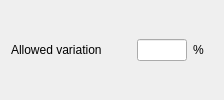
                    <widget class="QWidget" name="widget_stabTolFrequency_allowedVariation_SSI" native="true">
                     <property name="sizePolicy">
                      <sizepolicy hsizetype="Fixed" vsizetype="Fixed">
                       <horstretch>0</horstretch>
                       <verstretch>0</verstretch>
                      </sizepolicy>
                     </property>
                     <property name="minimumSize">
                      <size>
                       <width>100</width>
                       <height>0</height>
                      </size>
                     </property>
                     <layout class="QHBoxLayout" name="horizontalLayout_40">
                      <property name="topMargin">
                       <number>0</number>
                      </property>
                      <property name="bottomMargin">
                       <number>0</number>
                      </property>
                      <item>
                       <widget class="QLabel" name="label_stabTolFrequency_allowedVariation_SSI">
                        <property name="sizePolicy">
                         <sizepolicy hsizetype="Fixed" vsizetype="Fixed">
                          <horstretch>0</horstretch>
                          <verstretch>0</verstretch>
                         </sizepolicy>
                        </property>
                        <property name="minimumSize">
                         <size>
                          <width>120</width>
                          <height>0</height>
                         </size>
                        </property>
                        <property name="toolTip">
                         <string/>
                        </property>
                        <property name="toolTipDuration">
                         <number>0</number>
                        </property>
                        <property name="text">
                         <string>Allowed variation</string>
                        </property>
                        <property name="alignment">
                         <set>Qt::AlignJustify|Qt::AlignVCenter</set>
                        </property>
                       </widget>
                      </item>
                      <item alignment="Qt::AlignLeft">
                       <widget class="QLineEdit" name="lineEdit_stabTolFrequency_allowedVariation_SSI">
                        <property name="enabled">
                         <bool>true</bool>
                        </property>
                        <property name="sizePolicy">
                         <sizepolicy hsizetype="Fixed" vsizetype="Fixed">
                          <horstretch>0</horstretch>
                          <verstretch>0</verstretch>
                         </sizepolicy>
                        </property>
                        <property name="minimumSize">
                         <size>
                          <width>30</width>
                          <height>0</height>
                         </size>
                        </property>
                        <property name="maximumSize">
                         <size>
                          <width>50</width>
                          <height>16777215</height>
                         </size>
                        </property>
                        <property name="toolTip">
                         <string>&lt;html&gt;&lt;head/&gt;&lt;body&gt;&lt;p&gt;The allowed variation, in percentage, of the eigenfrequency between consecutive models so that the model can be considered stable in the eigenfrequency criteria&lt;/p&gt;&lt;/body&gt;&lt;/html&gt;</string>
                        </property>
                        <property name="maxLength">
                         <number>8</number>
                        </property>
                       </widget>
                      </item>
                      <item alignment="Qt::AlignLeft">
                       <widget class="QLabel" name="label_stabTolFrequency_allowedVariationUnits_SSI">
                        <property name="sizePolicy">
                         <sizepolicy hsizetype="Fixed" vsizetype="Fixed">
                          <horstretch>0</horstretch>
                          <verstretch>0</verstretch>
                         </sizepolicy>
                        </property>
                        <property name="minimumSize">
                         <size>
                          <width>20</width>
                          <height>0</height>
                         </size>
                        </property>
                        <property name="text">
                         <string>%</string>
                        </property>
                       </widget>
                      </item>
                     </layout>
                    </widget>
